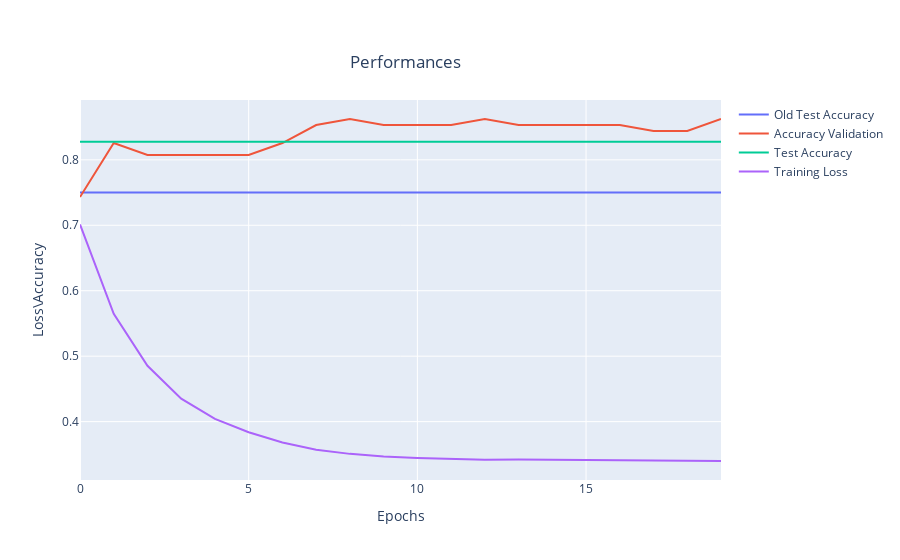

Notebook code for this chart:
### Code cell
# Plot the results
fig = go.Figure()
fig.add_trace(go.Scatter(x=np.arange(0,len(mlp.loss_curve_)),
                         y=np.repeat(0.75, len(mlp.validation_scores_)),
                         mode='lines',
                         name='Old Test Accuracy'))
fig.add_trace(go.Scatter(x=np.arange(0,len(mlp.validation_scores_)), y=mlp.validation_scores_,
                    mode='lines',
                    name='Accuracy Validation'))
fig.add_trace(go.Scatter(x=np.arange(0,len(mlp.validation_scores_)),
                         y=np.repeat(test_accuracy, len(mlp.validation_scores_)),
                         mode='lines',
                         name='Test Accuracy'))
fig.add_trace(go.Scatter(x=np.arange(0,len(mlp.loss_curve_)), y=mlp.loss_curve_,
                    mode='lines',
                    name='Training Loss'))

fig.update_layout(
    xaxis_title="Epochs",
    yaxis_title="Loss\Accuracy",
    title={
        'text': "Performances",
        'y':0.9,
        'x':0.45,
        'xanchor': 'center',
        'yanchor': 'top'})

fig.show()

### Figure 1 — Plotly figure (JSON) as saved in the notebook; plotly's stock layout.template omitted (floating-point values rounded to 4 significant figures)
{"data": [{"mode": "lines", "name": "Old Test Accuracy", "type": "scatter", "x": [0, 1, 2, 3, 4, 5, 6, 7, 8, 9, 10, 11, 12, 13, 14, 15, 16, 17, 18, 19], "y": [0.75, 0.75, 0.75, 0.75, 0.75, 0.75, 0.75, 0.75, 0.75, 0.75, 0.75, 0.75, 0.75, 0.75, 0.75, 0.75, 0.75, 0.75, 0.75, 0.75]}, {"mode": "lines", "name": "Accuracy Validation", "type": "scatter", "x": [0, 1, 2, 3, 4, 5, 6, 7, 8, 9, 10, 11, 12, 13, 14, 15, 16, 17, 18, 19], "y": [0.7431, 0.8257, 0.8073, 0.8073, 0.8073, 0.8073, 0.8257, 0.8532, 0.8624, 0.8532, 0.8532, 0.8532, 0.8624, 0.8532, 0.8532, 0.8532, 0.8532, 0.844, 0.844, 0.8624]}, {"mode": "lines", "name": "Test Accuracy", "type": "scatter", "x": [0, 1, 2, 3, 4, 5, 6, 7, 8, 9, 10, 11, 12, 13, 14, 15, 16, 17, 18, 19], "y": [0.8276, 0.8276, 0.8276, 0.8276, 0.8276, 0.8276, 0.8276, 0.8276, 0.8276, 0.8276, 0.8276, 0.8276, 0.8276, 0.8276, 0.8276, 0.8276, 0.8276, 0.8276, 0.8276, 0.8276]}, {"mode": "lines", "name": "Training Loss", "type": "scatter", "x": [0, 1, 2, 3, 4, 5, 6, 7, 8, 9, 10, 11, 12, 13, 14, 15, 16, 17, 18, 19], "y": [0.7014, 0.5647, 0.4853, 0.435, 0.4042, 0.3838, 0.3681, 0.3572, 0.3507, 0.3467, 0.3444, 0.343, 0.3417, 0.3421, 0.3418, 0.3415, 0.341, 0.3406, 0.3402, 0.3399]}], "layout": {"title": {"text": "Performances", "x": 0.45, "xanchor": "center", "y": 0.9, "yanchor": "top"}, "xaxis": {"title": {"text": "Epochs"}}, "yaxis": {"title": {"text": "Loss\\Accuracy"}}}}
